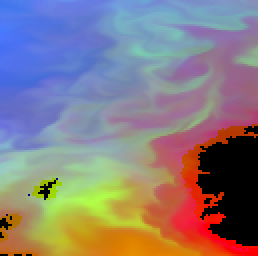
#> input picture skagerakk_dataset/images_prepped_train/2022-08-22.png, 129 x 128 px, found by its file name (shown 2 times larger)
$ python check_classes.py
#> lines starting #> are read from the running program, lines starting #| are printed output that depends on the picture
import matplotlib.pyplot as plt

img_path = '/home/peder/image-segmentation/skagerakk_dataset/annotations_prepped_train/scaled/2022-08-22.png'


# Load the image
img = plt.imread(img_path)
#> img is the input picture: shape (128, 129, 3) float32; mean R, G, B 0.53, 0.488, 0.505
print(img.shape)
#| (128, 129, 3)
# img = img[:, :, :1]  # Ensure it's grayscale
# show image histogram
# img = img*255
# img = img.astype('uint8')  # Ensure the image is in uint8 format

plt.figure(figsize=(10, 5))
plt.subplot(1, 2, 1)
plt.imshow(img)
plt.title('Image')
plt.axis('off')
plt.subplot(1, 2, 2)
plt.hist(img.ravel(), bins=5, color='blue', alpha=0.7)
print(f"Image shape: {img.shape}")
#| Image shape: (128, 129, 3)
print(f"Unique pixel values: {set(img.ravel())}")
#> (printed output is left out)
plt.title('Histogram')
plt.xlabel('Pixel value')
plt.ylabel('Frequency')
plt.xlim([-0.0001, 0.008])
plt.savefig('image_histogram.png', bbox_inches='tight')
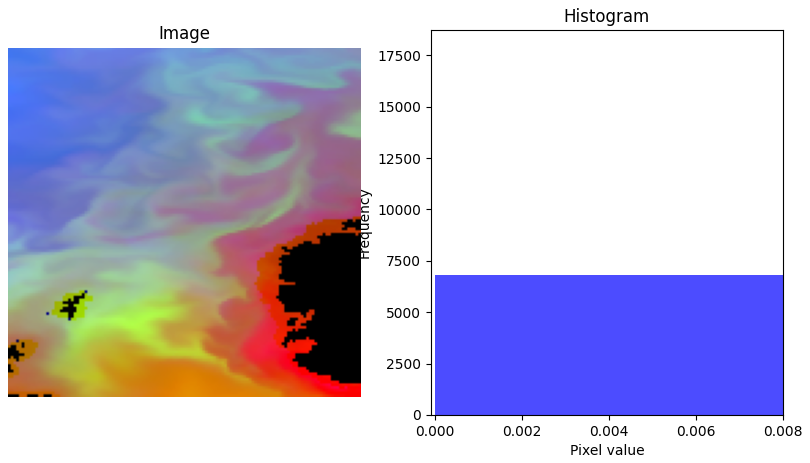
#> figure drawn by matplotlib, 2 panels; panel 2: tallest bar 17837 high, from x = 0.4 to 0.6

$ run again, with skagerakk_dataset/images_prepped_train/2019-10-07.png copied over skagerakk_dataset/images_prepped_train/2022-08-22.png
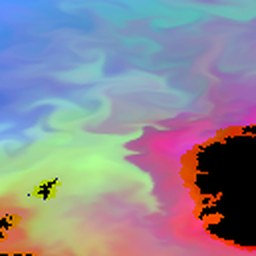
#> input picture skagerakk_dataset/images_prepped_train/2019-10-07.png, 256 x 256 px, found by its file name
#> img is the input picture: shape (256, 256, 3) float32; mean R, G, B 0.553, 0.542, 0.584
#| (256, 256, 3)
#| Image shape: (256, 256, 3)
#> (printed output is left out)
#> `plt.savefig('image_histogram.png', bbox_inches='tight')`:
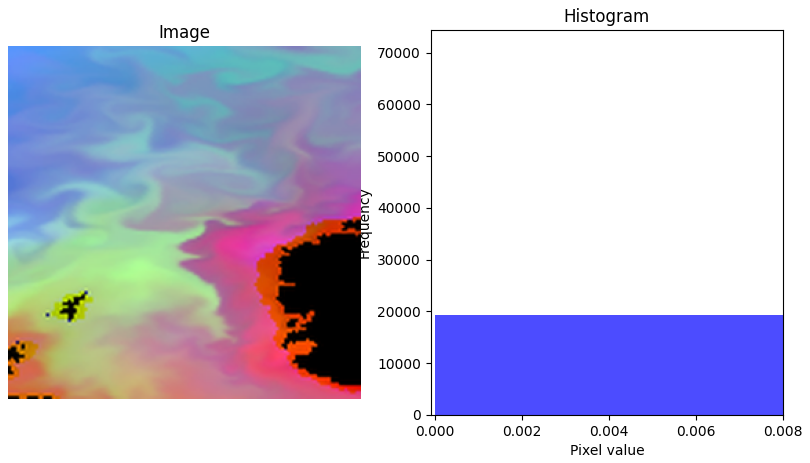
#> figure drawn by matplotlib, 2 panels; panel 2: tallest bar 70840 high, from x = 0.6 to 0.8

$ run again, with skagerakk_dataset/images_prepped_train/2019-11-01.png copied over skagerakk_dataset/images_prepped_train/2022-08-22.png
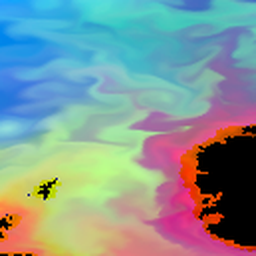
#> input picture skagerakk_dataset/images_prepped_train/2019-11-01.png, 256 x 256 px, found by its file name
#> img is the input picture: shape (256, 256, 3) float32; mean R, G, B 0.512, 0.591, 0.584
#| (256, 256, 3)
#| Image shape: (256, 256, 3)
#> (printed output is left out)
#> `plt.savefig('image_histogram.png', bbox_inches='tight')`:
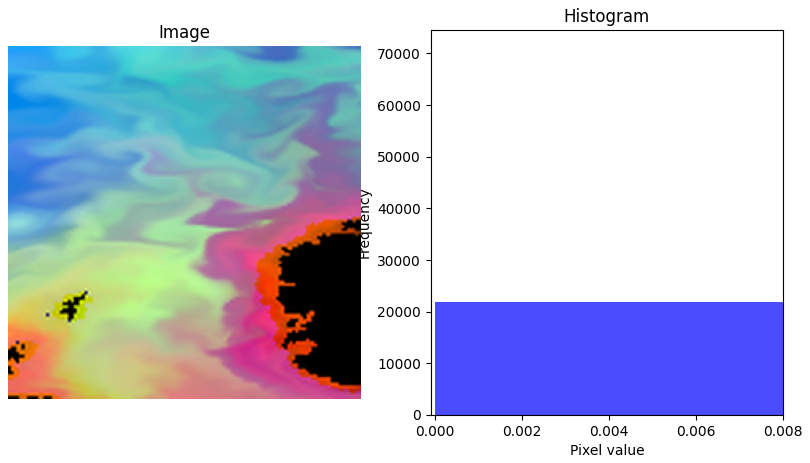
#> figure drawn by matplotlib, 2 panels; panel 2: tallest bar 70991 high, from x = 0.6 to 0.8

$ run again, with skagerakk_dataset/images_prepped_train/2021-07-08.png copied over skagerakk_dataset/images_prepped_train/2022-08-22.png
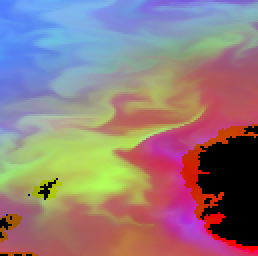
#> input picture skagerakk_dataset/images_prepped_train/2021-07-08.png, 129 x 128 px, found by its file name (shown 2 times larger)
#> img is the input picture: shape (128, 129, 3) float32; mean R, G, B 0.572, 0.483, 0.489
#| (128, 129, 3)
#| Image shape: (128, 129, 3)
#> (printed output is left out)
#> `plt.savefig('image_histogram.png', bbox_inches='tight')`:
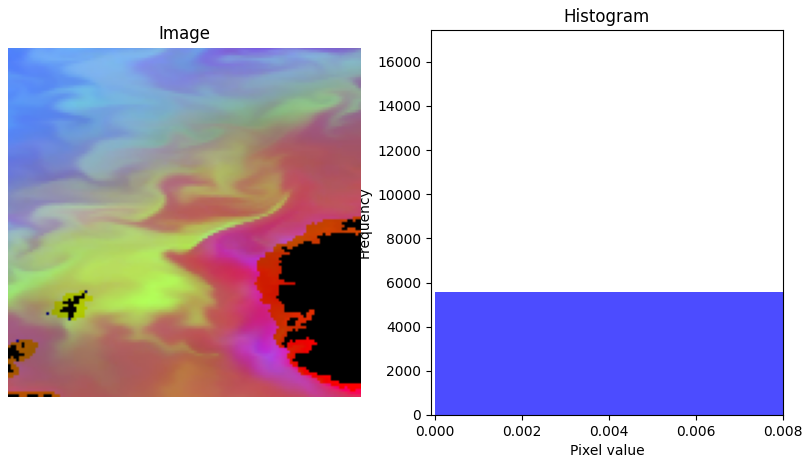
#> figure drawn by matplotlib, 2 panels; panel 2: tallest bar 16608 high, from x = 0.6 to 0.8
